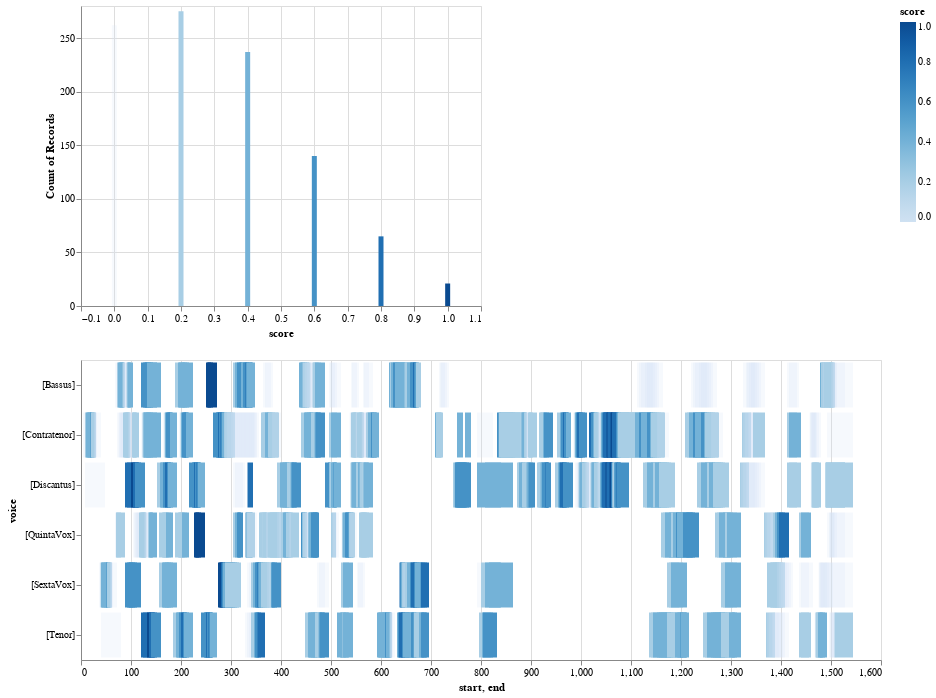

The code cell stored with this chart in its notebook:
### Code cell
viz.plot_close_match_heatmap(mel_ngram, popular_pat, score_ser, 's', mel_ngram_dur)

### Figure 1 — Vega-Lite specification as saved in the notebook (floating-point values rounded to 4 significant figures; data arrays with more than 128 entries replaced by an {"elided": "..."} marker saying what was removed)
{"config": {"view": {"continuousWidth": 400, "continuousHeight": 300}}, "vconcat": [{"mark": "bar", "encoding": {"color": {"type": "quantitative", "field": "score"}, "opacity": {"condition": {"value": 1, "test": "(datum.score > SelectorName.cutoff)"}, "value": 0.2}, "x": {"type": "quantitative", "field": "score"}, "y": {"type": "quantitative", "aggregate": "count", "field": "score"}}}, {"mark": "bar", "encoding": {"color": {"type": "quantitative", "field": "score", "sort": "ascending"}, "opacity": {"condition": {"value": 1, "test": "(datum.score > SelectorName.cutoff)"}, "value": 0.2}, "tooltip": [{"type": "quantitative", "field": "start"}, {"type": "quantitative", "field": "end"}, {"type": "nominal", "field": "pattern"}, {"type": "quantitative", "field": "score"}], "x": {"type": "quantitative", "field": "start"}, "x2": {"field": "end"}, "y": {"type": "nominal", "field": "voice"}}, "height": 300, "selection": {"SelectorName": {"type": "single", "fields": ["cutoff"], "bind": {"input": "range", "max": 1.0, "min": 0.0, "name": "cutoff:", "step": 0.01}, "init": {"cutoff": 0}}, "selector008": {"type": "interval", "bind": "scales", "encodings": ["x", "y"]}}, "width": 800}], "data": {"name": "data-9dce2f1ab3d55d0ed01acc5e271c72af"}, "$schema": "https://vega.github.io/schema/vega-lite/v4.8.1.json", "datasets": {"data-9dce2f1ab3d55d0ed01acc5e271c72af": {"elided": "1000 records"}}}
